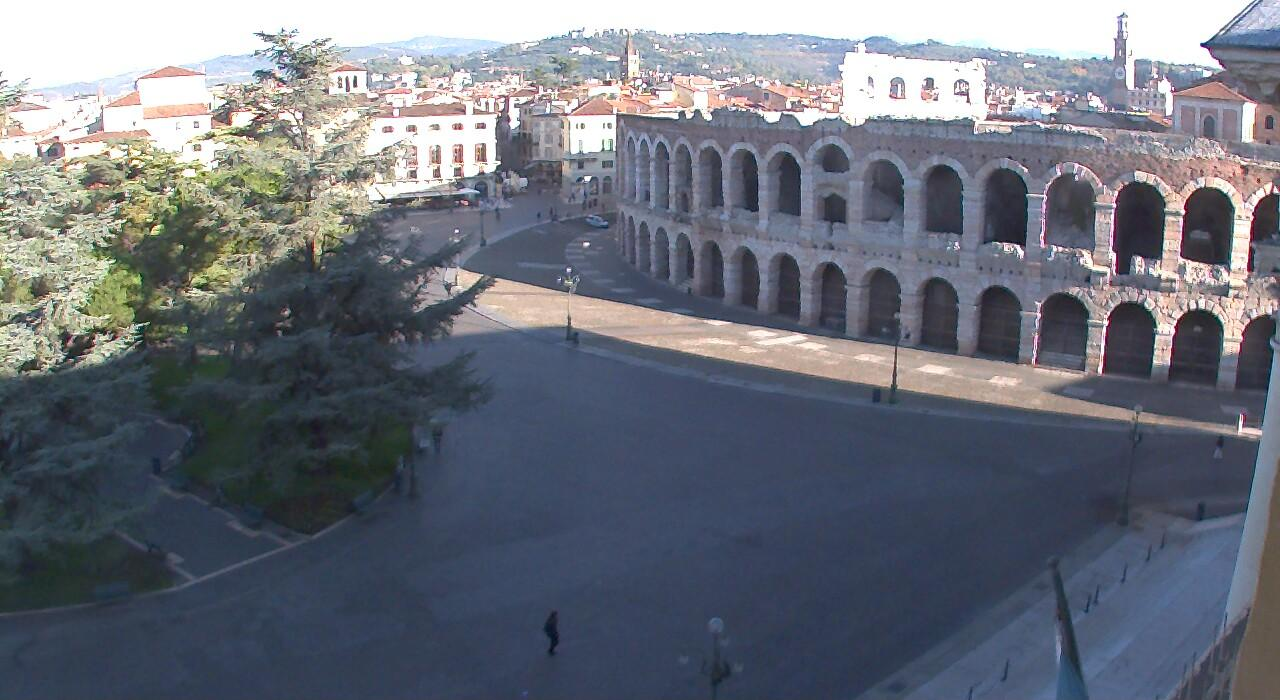
#> input picture ComputerVisionMachineLearning/day_night_classification/day_night_images/training/day/20151102_074952.jpg, 1280 x 700 px
$ jupyter execute 'Feature Vectors.ipynb'   (shell and % lines are left out)
#> lines starting #> are read from the running program, lines starting #| are printed output that depends on the picture
# Histograms of Color

Let's go back to our classification task: classifying images as day or night. You've looked at using raw pixel values to construct a brightness feature and now we'll look at histograms of pixel intensity (color histograms) as **feature vectors**.

Features can be arrays of useful values. Even the filtered images you've been creating are considered feature extracted images. Feature vectors are 1D arrays (or lists) of values, and they can be used when a single value is just not enough to classify an image.

In this notebook you'll see how to create a common type of feature vector: a **histogram**. A histogram is a graphical display of data that shows bars of different heights. Each bar groups data (in this case, pixel values) into ranges and the height of each bar indicates the number of times the data falls into that range. So, a taller bar show that more data falls in that specific range.

Let's see what an HSV color histogram looks like.

### Import resources

[cell 1]
import cv2 # computer vision library

import numpy as np
import matplotlib.pyplot as plt
import matplotlib.image as mpimg

### Read in and standardize day and night images

We'll be analyzing two images: one day and one night from our training set of data; of the same scene. These have yet to be standardized, so they are resized to be the same.

[cell 2]
# Read in a day and a night image
# These are directly extracted by name -- do not change
day_image = mpimg.imread("day_night_images/training/day/20151102_074952.jpg")
#> day_image is the input picture: shape (700, 1280, 3); mean R, G, B 108.3, 112.8, 123.1
night_image = mpimg.imread("day_night_images/training/night/20151102_175445.jpg")
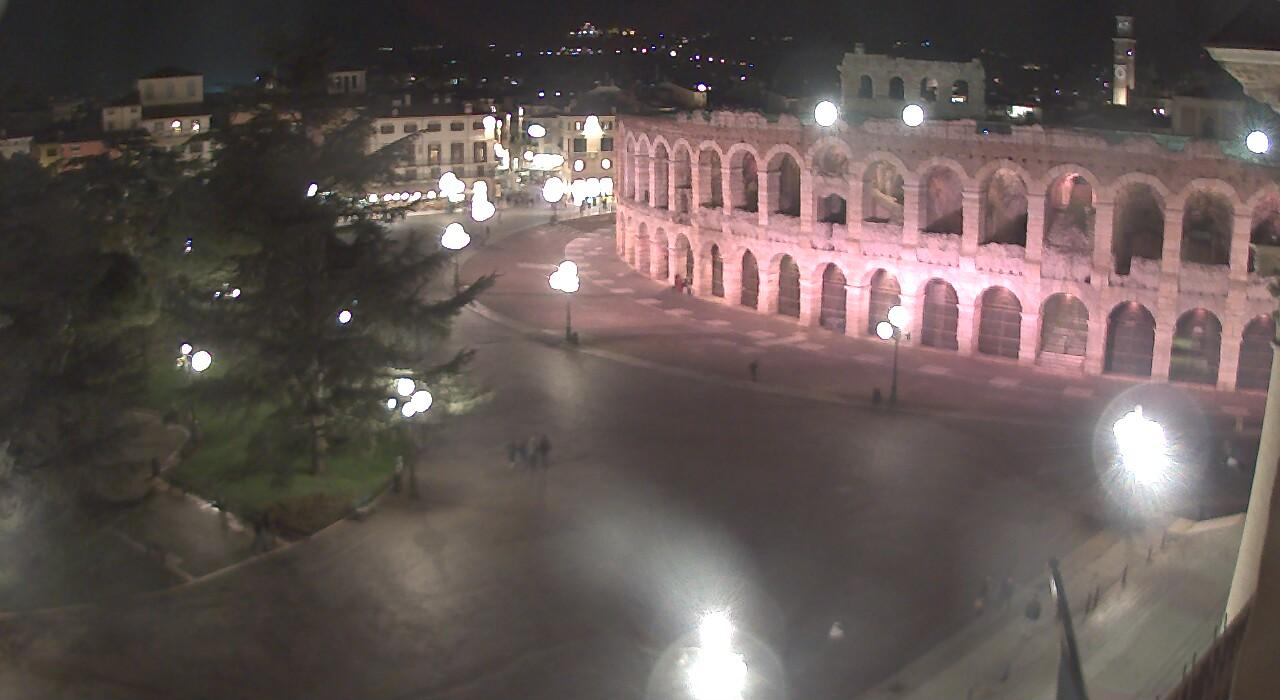
#> input picture ComputerVisionMachineLearning/day_night_classification/day_night_images/training/night/20151102_175445.jpg, 1280 x 700 px
#> night_image is the input picture: shape (700, 1280, 3); mean R, G, B 98.5, 86.7, 83.7


# Make these images the same size
width = 1100
height = 600
night_image = cv2.resize(night_image, (width, height))
#> night_image: shape (600, 1100, 3)
day_image = cv2.resize(day_image, (width, height))
#> day_image: shape (600, 1100, 3)

# Visualize both images
f, (ax1, ax2) = plt.subplots(1, 2, figsize=(20,10))
ax1.set_title('night')
ax1.imshow(night_image)
ax2.set_title('day')
ax2.imshow(day_image)
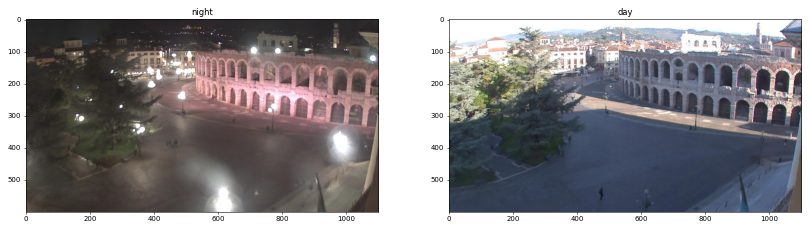
#> figure drawn by matplotlib, 2 panels

### Create HSV histograms

First, convert these images to HSV colorspace. Then use numpy's [histogram function](https://docs.scipy.org/doc/numpy-1.13.0/reference/generated/numpy.histogram.html) to bin the color values into ranges. Bins are ranges of values like 0-15 for dark intensities or 200-255 for bright values.

With np.histogram(), you don't have to specify the number of bins or the range, but here I've arbitrarily chosen 32 bins and specified range=(0, 256) in order to get orderly bin sizes. np.histogram() returns a tuple of two arrays. In this case, for example, h_hist[0] contains the counts in each of the bins and h_hist[1] contains the bin edges (so it is one element longer than h_hist[0]).

To plot these results, we can compute the bin centers from the bin edges. Each of the histograms in this case have the same bins, so I'll just use the rhist bin edges: you can define the number of bins.

[cell 3]
def hsv_histograms(rgb_image):
    # Convert to HSV
    hsv = cv2.cvtColor(rgb_image, cv2.COLOR_RGB2HSV)
#> hsv: shape (600, 1100, 3); mean H, S, V 49.6, 40.2, 98.7

    # Create color channel histograms
    h_hist = np.histogram(hsv[:,:,0], bins=32, range=(0, 180))
    s_hist = np.histogram(hsv[:,:,1], bins=32, range=(0, 256))
    v_hist = np.histogram(hsv[:,:,2], bins=32, range=(0, 256))

    # Generating bin centers
    bin_edges = h_hist[1]
#> bin_edges = 33 values from 0 to 180
    bin_centers = (bin_edges[1:]  + bin_edges[0:len(bin_edges)-1])/2
#> bin_centers = 32 values from 2.81 to 177.2

    # Plot a figure with all three histograms
    fig = plt.figure(figsize=(12,3))
    plt.subplot(131)
    plt.bar(bin_centers, h_hist[0])
    plt.xlim(0, 180)
    plt.title('H Histogram')
    plt.subplot(132)
    plt.bar(bin_centers, s_hist[0])
    plt.xlim(0, 256)
    plt.title('S Histogram')
    plt.subplot(133)
    plt.bar(bin_centers, v_hist[0])
    plt.xlim(0, 256)
    plt.title('V Histogram')

    return h_hist, s_hist, v_hist

[cell 4]
# Call the function for "night"
night_h_hist, night_s_hist, night_v_hist = hsv_histograms(night_image)
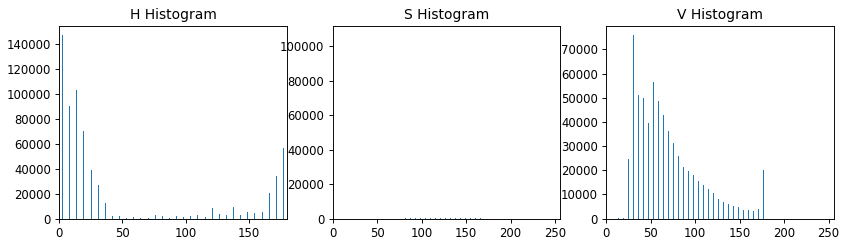
#> figure drawn by matplotlib, 3 panels; panel 1: tallest bar 146689 high, from x = 2.41 to 3.21; panel 2: tallest bar 106333 high, from x = 24.91 to 25.71; panel 3: tallest bar 75904 high, from x = 30.54 to 31.34

[cell 5]
# Call the function for "day"
day_h_hist, day_s_hist, day_v_hist = hsv_histograms(day_image)
#> in hsv_histograms (call 2), `hsv = cv2.cvtColor(rgb_image, cv2.COLOR_RGB2HSV)`: hsv: shape (600, 1100, 3); mean H, S, V 91, 61.3, 128
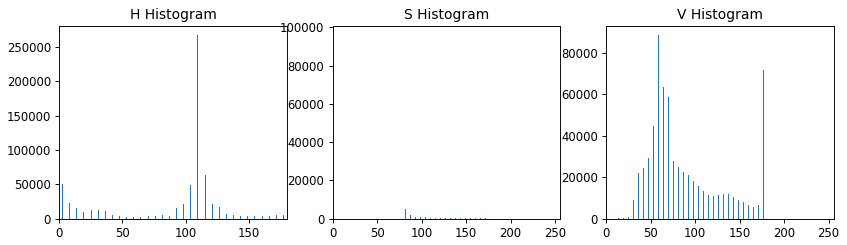
#> figure drawn by matplotlib, 3 panels; panel 1: tallest bar 267441 high, from x = 109.3 to 110.1; panel 2: tallest bar 95903 high, from x = 69.91 to 70.71; panel 3: tallest bar 88599 high, from x = 58.66 to 59.46

### Look at the differences

[cell 6]
# Which bin do most V values fall in?
# Does the Hue channel look helpful?
# What patterns can you see that might distinguish these two images?

# Out of 32 bins, if the most common bin is in the middle or high up, then it's likely day
fullest_vbin_day = np.argmax(day_v_hist[0])
#> fullest_vbin_day = 10
fullest_vbin_night = np.argmax(night_v_hist[0])
#> fullest_vbin_night = 5


print('Fullest Value bin for day: ', fullest_vbin_day)
#| Fullest Value bin for day:  10
print('Fullest Value bin for night: ', fullest_vbin_night)
#| Fullest Value bin for night:  5

[cell 7]
## TODO: Create and look at RGB histograms
# Practice what you've learned and look at RGB color histograms of these same images
def rgb_histograms(rgb_image):

    # Create color channel histograms
    r_hist = np.histogram(rgb_image[:,:,0], bins=32, range=(0, 256))
    g_hist = np.histogram(rgb_image[:,:,1], bins=32, range=(0, 256))
    b_hist = np.histogram(rgb_image[:,:,2], bins=32, range=(0, 256))

    # Generating bin centers
    bin_edges = r_hist[1]
#> bin_edges = 33 values from 0 to 256
    bin_centers = (bin_edges[1:]  + bin_edges[0:len(bin_edges)-1])/2
#> bin_centers = 32 values from 4 to 252

    # Plot a figure with all three histograms
    fig = plt.figure(figsize=(12,3))
    plt.subplot(131)
    plt.bar(bin_centers, r_hist[0])
    plt.xlim(0, 256)
    plt.title('R Histogram')
    plt.subplot(132)
    plt.bar(bin_centers, g_hist[0])
    plt.xlim(0, 256)
    plt.title('G Histogram')
    plt.subplot(133)
    plt.bar(bin_centers, b_hist[0])
    plt.xlim(0, 256)
    plt.title('B Histogram')

    return r_hist, g_hist, b_hist

[cell 8]
night_r_hist, night_g_hist, night_b_hist = rgb_histograms(night_image)
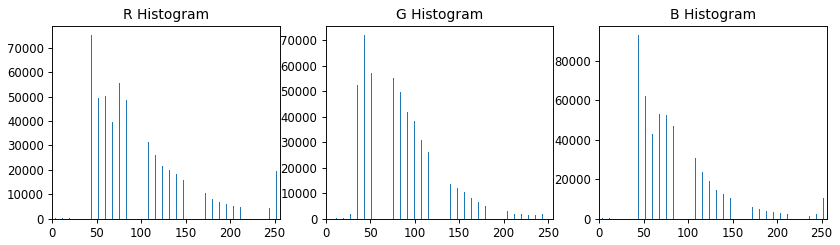
#> figure drawn by matplotlib, 3 panels; panel 1: tallest bar 75200 high, from x = 43.6 to 44.4; panel 2: tallest bar 71899 high, from x = 43.6 to 44.4; panel 3: tallest bar 93202 high, from x = 43.6 to 44.4

[cell 9]
day_r_hist, day_g_hist, day_b_hist = rgb_histograms(day_image)
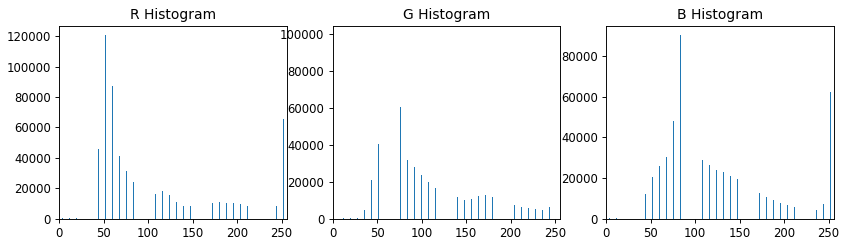
#> figure drawn by matplotlib, 3 panels; panel 1: tallest bar 120626 high, from x = 51.6 to 52.4; panel 2: tallest bar 99461 high, from x = 59.6 to 60.4; panel 3: tallest bar 90198 high, from x = 83.6 to 84.4

### Summations to create Feature Vectors

To keep spatial information, it is also a useful technique to sum up pixel values along the columns or rows of an image. This allows you to see spikes in varirous color values over space.

Let's look at the night image as an example; it's mostly dark but has a lot of little bright spots from artificial lights. I'll look at the Value component  in the image, sum up those pixel values along the columns using np.sum(), and I'll plot that summation.

### Sum the V component of the day image and compare the two

[cell 10]
# Convert the night image to HSV colorspace
hsv_night = cv2.cvtColor(night_image, cv2.COLOR_RGB2HSV)

# Isolate the V component
v = hsv_night[:,:,2]
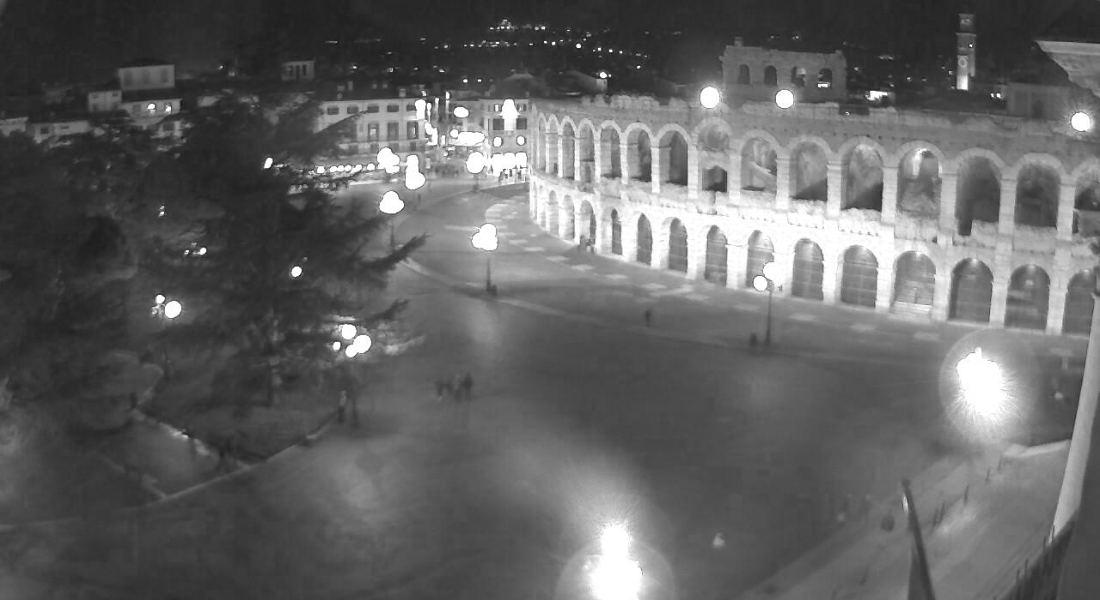
#> v: shape (600, 1100); min 21, max 255, mean 98.7

# Sum the V component over all columns (axis = 0)
v_sum = np.sum(v[:,:], axis=0)
#> v_sum = 1100 values, max 88268 at index 599, min 29142 at index 76, mean 59228.8


f, (ax1, ax2) = plt.subplots(1, 2, figsize=(20,10))

ax2.set_title('Value sum over columns')
ax1.plot(v_sum)

ax2.set_title('Original image')
ax2.imshow(night_image, cmap='gray')
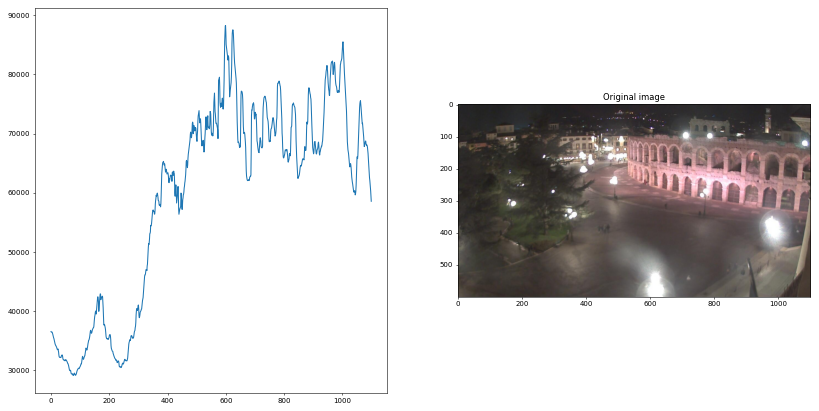
#> figure drawn by matplotlib, 2 panels; panel 1: curve peaks at x = 599, y = 88268
